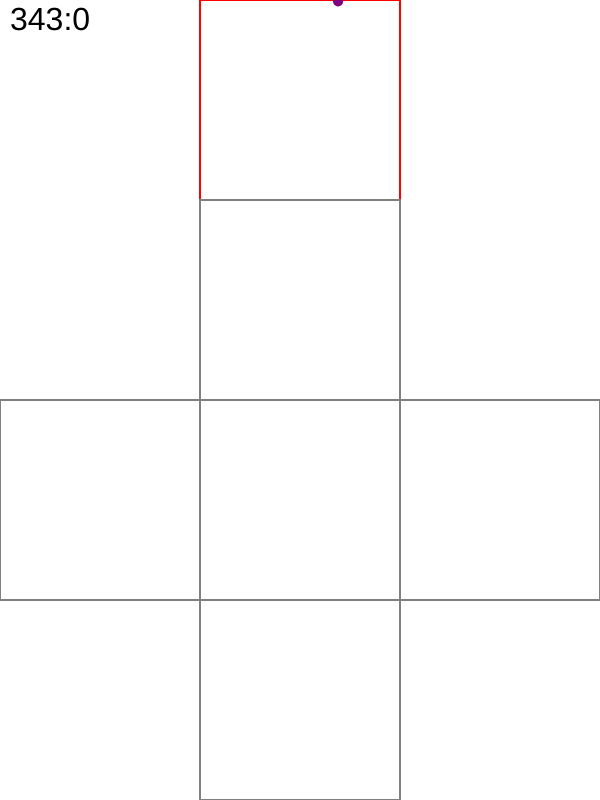
Frame 1 (no input)
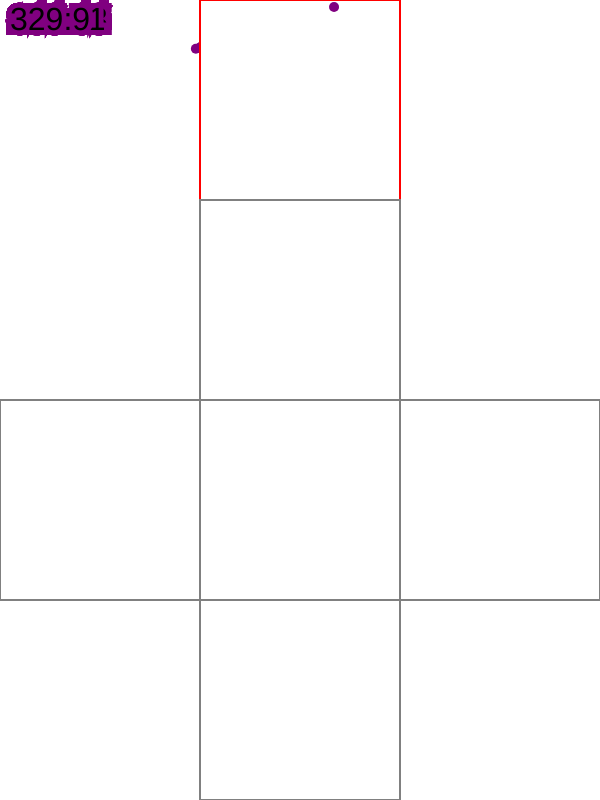
Frame 60 (no input)
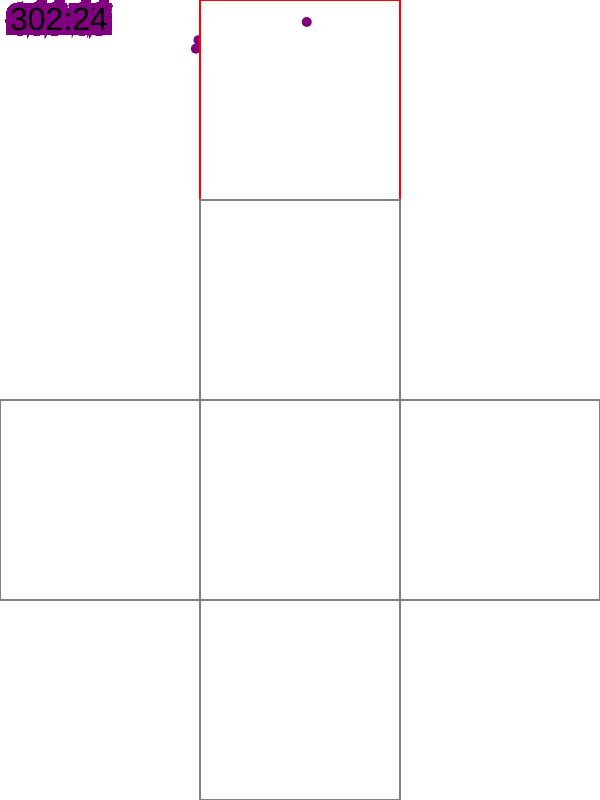
Frame 120 (the mouse pressed at the canvas centre since frame 60)

The p5.js sketch that drew these frames (run headless with seeded random() and noise() and a simulated clock; from frame 60 on, the mouse is pressed at the canvas centre):

// p5.js sketch
// ── sketch.js
class Boid{
	constructor(){	
		this.position = new p5.Vector(0,0);
		this.speed = new p5.Vector(0,0);		
	}
  
	target(){ return p5.Vector.add(this.position , this.speed);}
	step(){this.position = this.target();}
	moveTo(x,y){this.position.set(x,y);}
	draw(){
		stroke('purple');		
		strokeWeight(10);
		point(this.position);
	}
}

class Side{
	constructor(x,y){
		this.position = new p5.Vector(x,y);
		this.size = 200;
		this.distance = Math.sqrt(200*200+200*200);
		this.color='grey';
	}
	
	draw(){		
		strokeWeight(2);		
		stroke(this.color);
		square(this.position.x,this.position.y,this.size);	
	}
}

var sides = [
                new Side(200,0),
				new Side(200,200),
				new Side(200,400),
				new Side(200,600),
				new Side(0,400),
				new Side(400,400)
			]

var boid = new Boid();	

function setup() {
	createCanvas(600, 800);
	frameRate(30);		
	boid.position.x = random(200,400);
	boid.speed.y = 5;
	boid.speed.rotate(random(PI+PI));
}

function draw() {
	textSize(32);
	text(Math.round(boid.position.x) + ":" + Math.round(boid.position.y), 10, 30);	
	if(!drawSides()){
		boid.speed.mult(-1);		
	}
	updateBoid();
	drawBoid();	
}

function updateBoid(){
	if(random(2)){
		boid.speed.rotate(random(-PI/45,PI/45));
	}
	boid.step();
}

function drawSides(){
	let result=false;
	for(let i=0;i<6;i++){
		sides[i].color = 'grey';
		let distance = p5.Vector.sub(sides[i].position,boid.position);	
		if((distance.x <= 0) && (distance.x >= -sides[i].size)){		  
		  if((distance.y <= 0) && (distance.y >= -sides[i].size)){
			sides[i].color = 'red';
		    result=true;
		  }
		}
		sides[i].draw();
	}	
	return result;
}

function drawBoid(){
	boid.draw();
}
